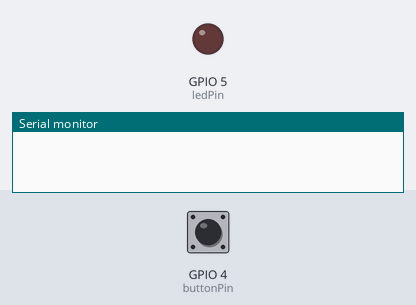
Simulated run of this sketch. Board: ESP32. Shown: output pins drawn as LEDs (lit = HIGH), the last lines printed to the serial monitor. Inputs (shaded band) come from the test bench; at power-on: GPIO 4 (buttonPin) LOW.

Above: at 1.2 s.
1.3 s: GPIO 4 (buttonPin) pulled HIGH for 0.15 s
At 2.6 s:
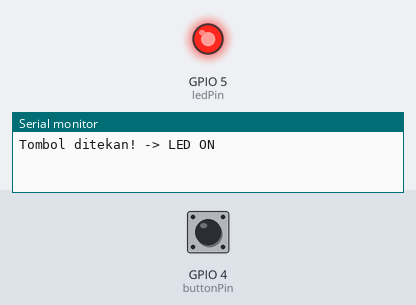
3.0 s: GPIO 4 (buttonPin) pulled HIGH for 1 s
At 4.0 s:
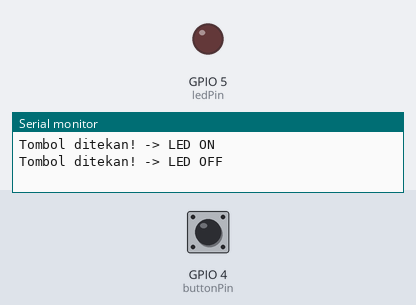
5.5 s: GPIO 4 (buttonPin) pulled HIGH for 3.2 s
At 6.9 s:
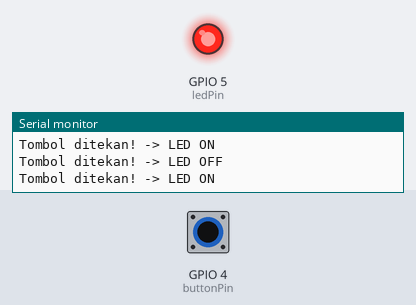
Timing chart, 0 to 8.5 s (numbered marks = the images above; inputs shaded):
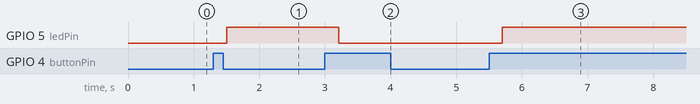

The sketch:

sketch.ino
```cpp
const int buttonPin = 4; // GPIO 4 (D2)
const int ledPin = 5;    // GPIO 5 (D1)

int lastButtonState = LOW; // State tracking
bool ledState = false;      // Status ON/OFF LED

void setup() {
  Serial.begin(115200);
  pinMode(buttonPin, INPUT);
  pinMode(ledPin, OUTPUT);
}

void loop() {
  int buttonState = digitalRead(buttonPin);

  // State Tracking: Deteksi transisi tombol (Rising Edge)
  if (buttonState == HIGH && lastButtonState == LOW) {
    delay(200); // Debounce: Mencegah flickering/getaran sakelar

    ledState = !ledState; // Toggle status
    digitalWrite(ledPin, ledState ? HIGH : LOW);

    if (ledState) {
      Serial.println("Tombol ditekan! -> LED ON");
    } else {
      Serial.println("Tombol ditekan! -> LED OFF");
    }
  }

  lastButtonState = buttonState;
  delay(10); // Jeda kecil agar Wokwi tidak lag
}
```

Measured:
- after the input at 1.3 s, GPIO 5 (ledPin): LOW → HIGH after 0.20 s
- after the input at 3.0 s, GPIO 5 (ledPin): HIGH → LOW after 0.21 s
- after the input at 5.5 s, GPIO 5 (ledPin): LOW → HIGH after 0.20 s
